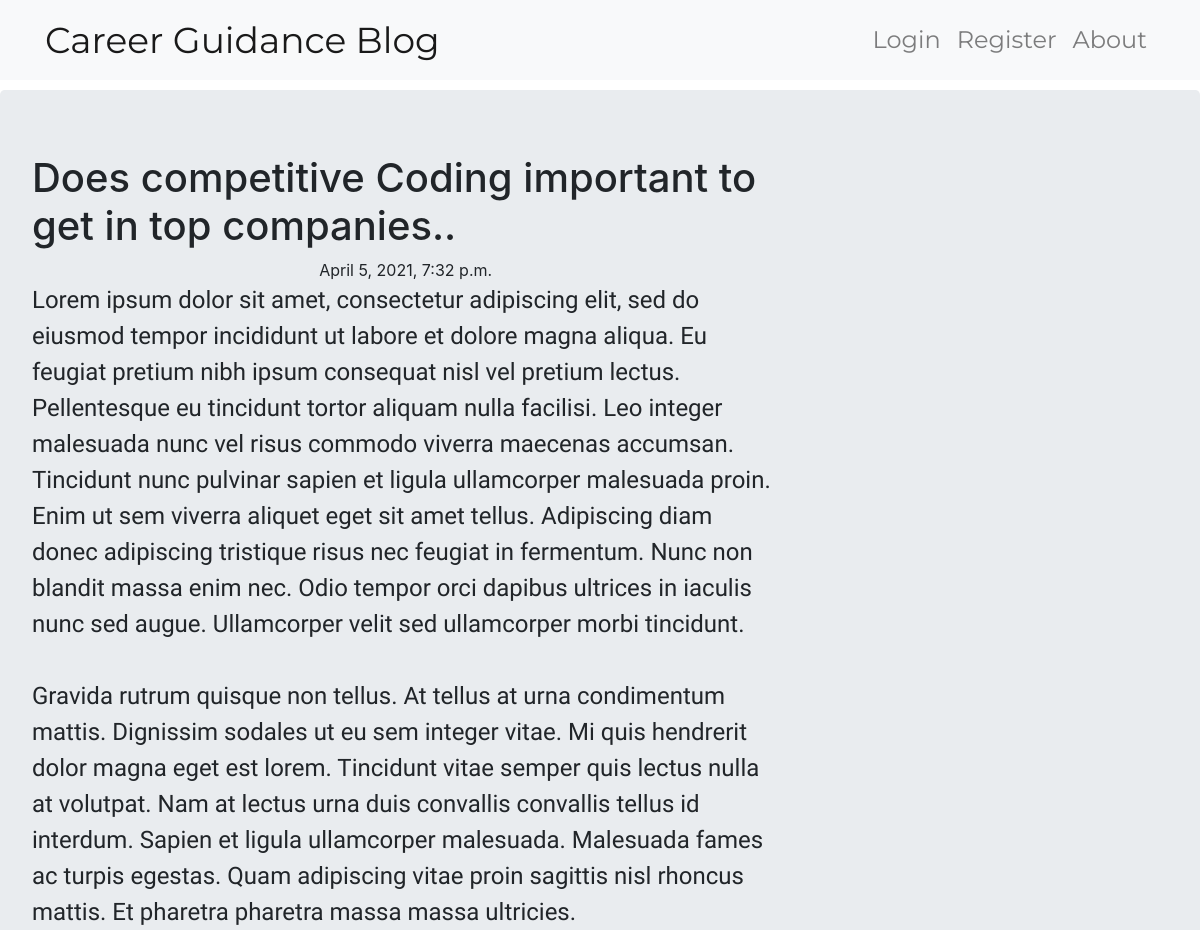
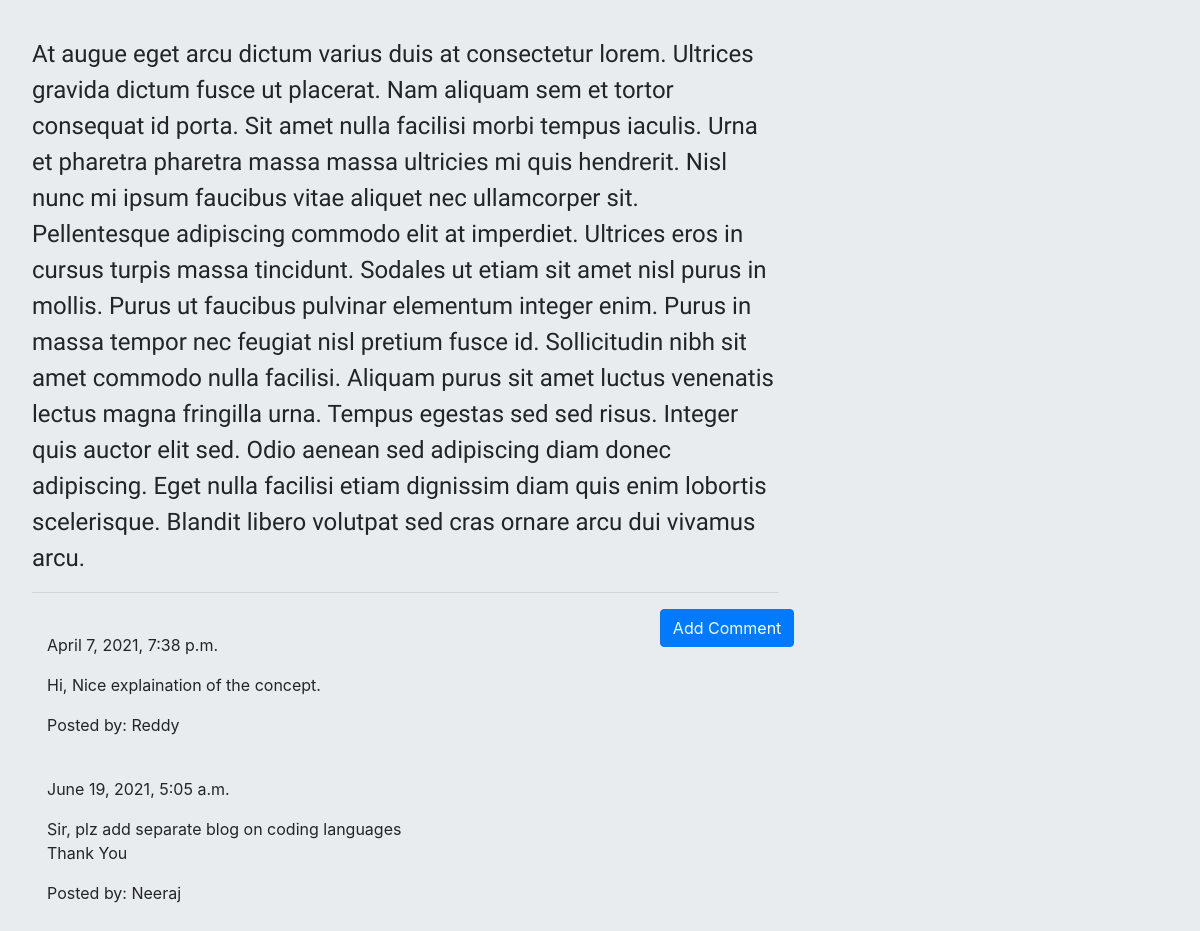
Screenshot of /post/15/ with the database file from the repository (2 pictures, top to bottom).
### blog/models.py (models this page shows, shortened)
class Post(models.Model):
    author = models.ForeignKey('auth.User', on_delete=models.CASCADE)
    title = models.CharField(max_length=256)
    text = models.TextField()
    created_date = models.DateTimeField(default=timezone.now)
    published_date = models.DateTimeField(blank=True, null=True)

class Comment(models.Model):
    post = models.ForeignKey('blog.Post', on_delete=models.CASCADE, related_name='comments')
    name = models.CharField(max_length=256)
    text = models.TextField()
    created_date = models.DateTimeField(default=timezone.now)
    approved_comment = models.BooleanField(default=False)

### blog/views.py (the view)
# urls.py: path('post/<int:pk>/', views.PostDetailView.as_view(), name='post_detail'),
class PostDetailView(DetailView):
    model = Post

### blog/templates/blog/post_detail.html (shortened to what this page needs)
{% extends "blog/base.html" %}
{% block content %}
  <h1>{{post.title}}</h1>
  {% if post.published_date %}
    <div class="date postdate">
      {{post.published_date}}
    </div>
    {% else %}
    <a class='btn btn-default' href="{% url 'post_publish' pk=post.pk %}">Publish</a>
  {% endif %}
  <p class="postcontent">{{post.text|safe|linebreaksbr}}</p>
  <hr>
  <a class="btn btn-primary btn-comment" href="{% url 'add_comment_to_post' pk=post.pk %}">Add Comment</a>
  <div class="container">
    {% for comment in post.comments.all %}
      <br>
      {% if user.is_authenticated or comment.approved_comment %}
        {{comment.created_date }}
        <p>{{comment.text|safe|linebreaks}}</p>
        <p>Posted by: {{comment.name}}</p>
      {% endif %}
      {% empty %}
      <p>No Comments!</p>
    {% endfor %}
  </div>
{% endblock %}

### blog/static/css/blog.css (style rules this page uses)
.postdate { text-align: center; }
.postcontent { font-family: 'Exo', sans-serif; font-size: 1.5em; }
.btn-comment { position: absolute; right: 0px; }
.loader { filter:hue-rotate(0deg); color:linear-gradient(45deg,#0f8,#08f); animation:hue 10000ms infinite linear; }

### rows the page displays
Post: title "Does competitive Coding important to get in top companies..", published_date "April 5, 2021, 7:32 p.m.", text "Lorem ipsum dolor sit amet, consectetur adipiscing elit, sed do eiusmod tempor incididunt ut labore et dolore magna aliqua. Eu feugiat pretium nibh ipsum consequat nisl vel pretium lectus. Pellentesque eu tincidunt tortor aliquam nulla facilisi. Leo integer malesuada nunc vel risus commodo viverra maecenas accumsan. Tincidunt nunc pulvinar sapien et ligula ullamcorper malesuada proin. Enim ut sem viverra aliquet eget sit amet tellus. Adipiscing diam donec adipiscing tristique risus nec feugiat in fermentum. Nunc non blandit massa enim nec. Odio tempor orci dapibus ultrices in iaculis nunc sed augue. Ullamcorper velit sed ullamcorper morbi tincidunt. Gravida rutrum quisque non tellus. At…"
Comment: created_date "April 7, 2021, 7:38 p.m.", text "Hi, Nice explaination of the concept.", name "Reddy"
Comment: created_date "June 19, 2021, 5:05 a.m.", text "Sir, plz add separate blog on coding languages Thank You", name "Neeraj"
